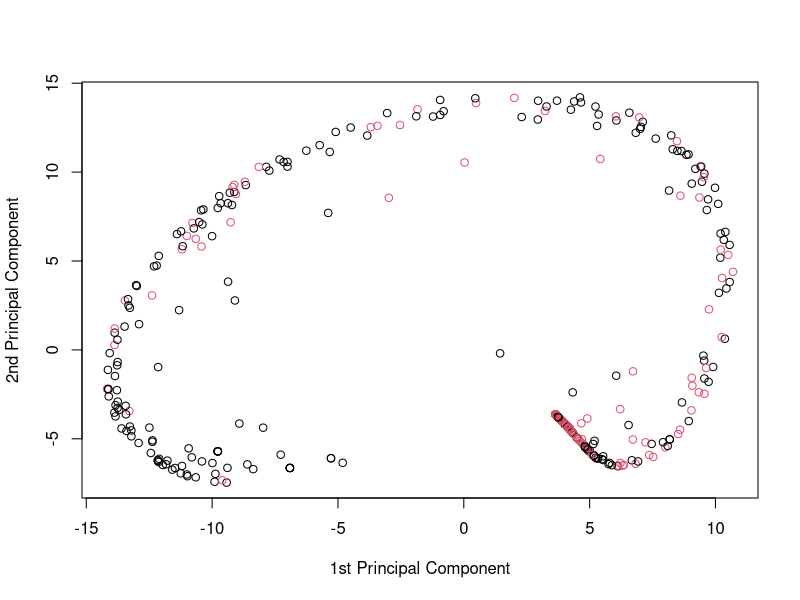

This figure's R source:
## load kernlab package
library(kernlab)

## load spam dataset
data(spam)

## create training set
train <- sample(1:dim(spam)[1], 400)

## use Kernal Principal Component Analysis (KPCA)
kpc <- kpca(~., data = spam[train, -58], kernel = "rbfdot",
            kpar = list(sigma = 0.001), features = 2)

## print the principal component vectors
kpcv <- pcv(kpc)

#plot the data projection on the components
plot(rotated(kpc), col = as.integer(spam[train, 58]),
     xlab = "1st Principal Component", ylab = "2nd Principal Component")
